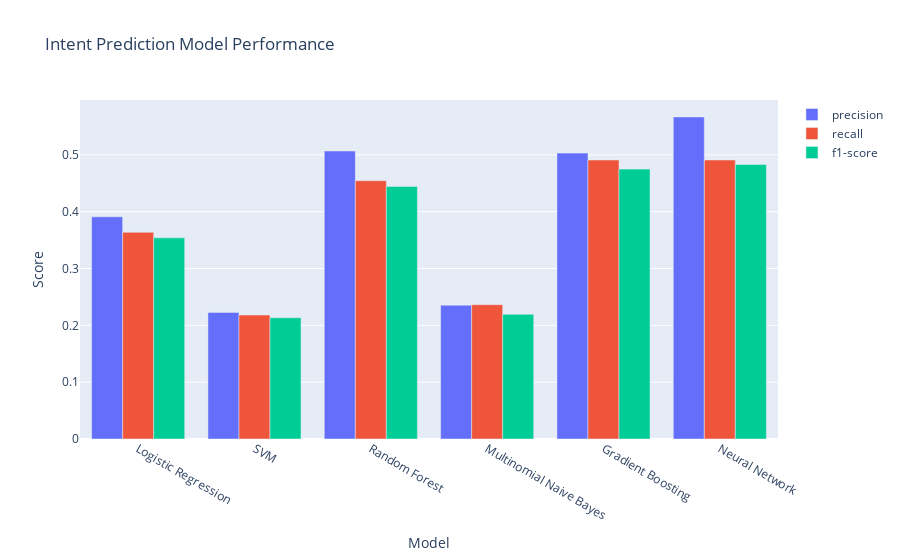

Notebook code for this chart:
### Markdown cell above
### Evaluation Performance

### Code cell
# Models
models = {
    'Logistic Regression': LogisticRegression(),
    'SVM': SVC(),
    'Random Forest': RandomForestClassifier(),
    'Multinomial Naive Bayes': MultinomialNB(),
    'Gradient Boosting': GradientBoostingClassifier(),
    'Neural Network': MLPClassifier(max_iter=200)
}

# Dictionary to store performance metrics for each model
models_performance = {}

# Evaluate each model
for model_name, model in models.items():
    # Train the model
    model.fit(X_train_vec, y_train)
    
    # Predict intents for the testing set
    y_pred = model.predict(X_test_vec)
    
    # Evaluate the model's performance
    report = classification_report(y_test, y_pred, output_dict=True, zero_division=0)
    
    # Obtain the evaluation metric values
    precision = report['weighted avg']['precision']
    recall = report['weighted avg']['recall']
    f1_score = report['weighted avg']['f1-score']
    
    # Store the evaluation metric values in the models_performance dictionary
    models_performance[model_name] = {'precision': precision, 'recall': recall, 'f1-score': f1_score}

# Visualize the performance of each model using a Plotly bar plot
fig = go.Figure()

evaluation_metrics = ['precision', 'recall', 'f1-score']

for metric in evaluation_metrics:
    fig.add_trace(go.Bar(name=metric, x=list(models_performance.keys()), y=[models_performance[model_name][metric] for model_name in models_performance]))

fig.update_layout(
    title='Intent Prediction Model Performance',
    xaxis_title='Model',
    yaxis_title='Score',
    barmode='group'
)

fig.show()

### Figure 1 — Plotly figure (JSON) as saved in the notebook; plotly's stock layout.template omitted (floating-point values rounded to 4 significant figures)
{"data": [{"name": "precision", "type": "bar", "x": ["Logistic Regression", "SVM", "Random Forest", "Multinomial Naive Bayes", "Gradient Boosting", "Neural Network"], "y": [0.3909, 0.2227, 0.5067, 0.2355, 0.503, 0.5667]}, {"name": "recall", "type": "bar", "x": ["Logistic Regression", "SVM", "Random Forest", "Multinomial Naive Bayes", "Gradient Boosting", "Neural Network"], "y": [0.3636, 0.2182, 0.4545, 0.2364, 0.4909, 0.4909]}, {"name": "f1-score", "type": "bar", "x": ["Logistic Regression", "SVM", "Random Forest", "Multinomial Naive Bayes", "Gradient Boosting", "Neural Network"], "y": [0.3539, 0.2133, 0.4442, 0.2194, 0.4749, 0.483]}], "layout": {"autosize": true, "barmode": "group", "title": {"text": "Intent Prediction Model Performance"}, "xaxis": {"autorange": true, "range": [-0.5, 5.5], "title": {"text": "Model"}, "type": "category"}, "yaxis": {"autorange": true, "range": [0, 0.5965], "title": {"text": "Score"}, "type": "linear"}}}
